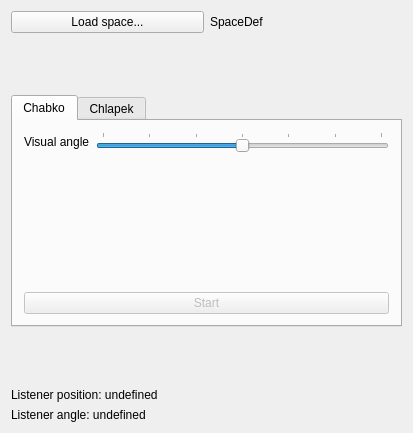
<?xml version="1.0" encoding="UTF-8"?>
<ui version="4.0">
 <class>MainWindow</class>
 <widget class="QMainWindow" name="MainWindow">
  <property name="geometry">
   <rect>
    <x>0</x>
    <y>0</y>
    <width>413</width>
    <height>433</height>
   </rect>
  </property>
  <property name="windowTitle">
   <string>Imaginote</string>
  </property>
  <widget class="QWidget" name="centralWidget">
   <layout class="QVBoxLayout" name="verticalLayout">
    <item>
     <layout class="QHBoxLayout" name="horizontalLayout">
      <item>
       <widget class="QPushButton" name="loadSpaceButton">
        <property name="text">
         <string>Load space...</string>
        </property>
       </widget>
      </item>
      <item>
       <widget class="QLabel" name="spaceLabel">
        <property name="text">
         <string>SpaceDef</string>
        </property>
       </widget>
      </item>
     </layout>
    </item>
    <item>
     <spacer name="verticalSpacerTop">
      <property name="orientation">
       <enum>Qt::Vertical</enum>
      </property>
      <property name="sizeHint" stdset="0">
       <size>
        <width>20</width>
        <height>40</height>
       </size>
      </property>
     </spacer>
    </item>
    <item>
     <widget class="QTabWidget" name="tabWidget">
      <property name="currentIndex">
       <number>0</number>
      </property>
      <widget class="QWidget" name="tab">
       <attribute name="title">
        <string>Chabko</string>
       </attribute>
       <layout class="QFormLayout" name="formLayout_2">
        <item row="0" column="0">
         <widget class="QLabel" name="visualAngleLabel">
          <property name="text">
           <string>Visual angle</string>
          </property>
         </widget>
        </item>
        <item row="0" column="1">
         <widget class="QSlider" name="visualAngleSlider">
          <property name="maximum">
           <number>180</number>
          </property>
          <property name="sliderPosition">
           <number>90</number>
          </property>
          <property name="orientation">
           <enum>Qt::Horizontal</enum>
          </property>
          <property name="tickPosition">
           <enum>QSlider::TicksAbove</enum>
          </property>
          <property name="tickInterval">
           <number>30</number>
          </property>
         </widget>
        </item>
        <item row="1" column="0">
         <spacer name="verticalSpacer_1">
          <property name="orientation">
           <enum>Qt::Vertical</enum>
          </property>
          <property name="sizeHint" stdset="0">
           <size>
            <width>20</width>
            <height>40</height>
           </size>
          </property>
         </spacer>
        </item>
        <item row="2" column="0" colspan="2">
         <widget class="QPushButton" name="startStopButton_1">
          <property name="enabled">
           <bool>false</bool>
          </property>
          <property name="text">
           <string>Start</string>
          </property>
         </widget>
        </item>
       </layout>
      </widget>
      <widget class="QWidget" name="tab_2">
       <attribute name="title">
        <string>Chlapek</string>
       </attribute>
       <layout class="QFormLayout" name="formLayout">
        <item row="0" column="0">
         <widget class="QLabel" name="presIntervalLabel">
          <property name="text">
           <string>Object presentation interval [s]</string>
          </property>
         </widget>
        </item>
        <item row="0" column="1">
         <widget class="QLineEdit" name="presIntervalLineEdit">
          <property name="text">
           <string>PresInterval</string>
          </property>
         </widget>
        </item>
        <item row="1" column="0">
         <widget class="QLabel" name="waveTypeLabel">
          <property name="text">
           <string>Wave type</string>
          </property>
         </widget>
        </item>
        <item row="1" column="1">
         <widget class="QComboBox" name="waveTypeCombo">
          <item>
           <property name="text">
            <string>Sinusoidal</string>
           </property>
          </item>
          <item>
           <property name="text">
            <string>Triangular</string>
           </property>
          </item>
         </widget>
        </item>
        <item row="2" column="0">
         <widget class="QLabel" name="soundPitchLabel">
          <property name="text">
           <string>Sound pitch</string>
          </property>
         </widget>
        </item>
        <item row="2" column="1">
         <widget class="QComboBox" name="soundPitchCombo">
          <item>
           <property name="text">
            <string>Do not use</string>
           </property>
          </item>
          <item>
           <property name="text">
            <string>Distance</string>
           </property>
          </item>
         </widget>
        </item>
        <item row="3" column="0">
         <widget class="QLabel" name="soundTimbreLabel">
          <property name="text">
           <string>Sound timbre (2th / 3th ratio)</string>
          </property>
         </widget>
        </item>
        <item row="3" column="1">
         <widget class="QComboBox" name="soundTimbreCombo">
          <item>
           <property name="text">
            <string>Do not use</string>
           </property>
          </item>
          <item>
           <property name="text">
            <string>Width / height ratio</string>
           </property>
          </item>
         </widget>
        </item>
        <item row="4" column="0">
         <spacer name="verticalSpacer_2">
          <property name="orientation">
           <enum>Qt::Vertical</enum>
          </property>
          <property name="sizeHint" stdset="0">
           <size>
            <width>20</width>
            <height>40</height>
           </size>
          </property>
         </spacer>
        </item>
        <item row="5" column="0" colspan="2">
         <widget class="QPushButton" name="startStopButton">
          <property name="enabled">
           <bool>false</bool>
          </property>
          <property name="text">
           <string>Start</string>
          </property>
         </widget>
        </item>
       </layout>
      </widget>
     </widget>
    </item>
    <item>
     <spacer name="verticalSpacerBottom">
      <property name="orientation">
       <enum>Qt::Vertical</enum>
      </property>
      <property name="sizeHint" stdset="0">
       <size>
        <width>20</width>
        <height>40</height>
       </size>
      </property>
     </spacer>
    </item>
    <item>
     <widget class="QLabel" name="listenerPosLabel">
      <property name="text">
       <string>Listener position: undefined</string>
      </property>
     </widget>
    </item>
    <item>
     <widget class="QLabel" name="listenerAngleLabel">
      <property name="text">
       <string>Listener angle: undefined</string>
      </property>
     </widget>
    </item>
   </layout>
  </widget>
 </widget>
 <layoutdefault spacing="6" margin="11"/>
 <resources/>
 <connections>
  <connection>
   <sender>loadSpaceButton</sender>
   <signal>clicked()</signal>
   <receiver>MainWindow</receiver>
   <slot>loadSpaceDef()</slot>
   <hints>
    <hint type="sourcelabel">
     <x>203</x>
     <y>37</y>
    </hint>
    <hint type="destinationlabel">
     <x>37</x>
     <y>23</y>
    </hint>
   </hints>
  </connection>
  <connection>
   <sender>startStopButton</sender>
   <signal>clicked()</signal>
   <receiver>MainWindow</receiver>
   <slot>startStopClicked()</slot>
   <hints>
    <hint type="sourcelabel">
     <x>318</x>
     <y>324</y>
    </hint>
    <hint type="destinationlabel">
     <x>307</x>
     <y>263</y>
    </hint>
   </hints>
  </connection>
  <connection>
   <sender>presIntervalLineEdit</sender>
   <signal>textChanged(QString)</signal>
   <receiver>MainWindow</receiver>
   <slot>validatePresInterval(QString)</slot>
   <hints>
    <hint type="sourcelabel">
     <x>392</x>
     <y>149</y>
    </hint>
    <hint type="destinationlabel">
     <x>50</x>
     <y>183</y>
    </hint>
   </hints>
  </connection>
  <connection>
   <sender>startStopButton_1</sender>
   <signal>clicked()</signal>
   <receiver>MainWindow</receiver>
   <slot>startStopOneClicked()</slot>
   <hints>
    <hint type="sourcelabel">
     <x>225</x>
     <y>213</y>
    </hint>
    <hint type="destinationlabel">
     <x>404</x>
     <y>338</y>
    </hint>
   </hints>
  </connection>
 </connections>
 <slots>
  <slot>loadSpaceDef()</slot>
  <slot>startStopClicked()</slot>
  <slot>validatePresInterval(QString)</slot>
  <slot>startStopOneClicked()</slot>
 </slots>
</ui>
